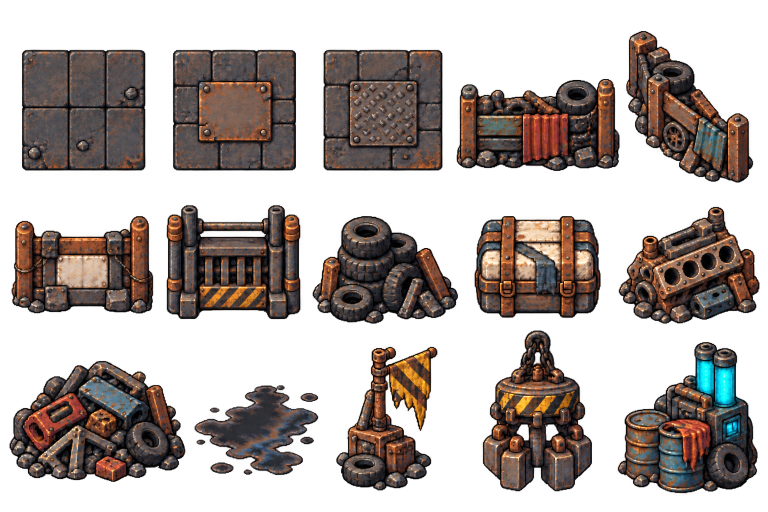
#> input picture assets-src/world/junkyard/concepts/junkyard-world-kit-selected.png, 1536 x 1024 px (shown at 1/2 size)
$ python build-junkyard-concept-assets.py ../../../assets-src/world/junkyard/concepts/junkyard-world-kit-selected.png
#> lines starting #> are read from the running program, lines starting #| are printed output that depends on the picture; after the words box and inside, x2 and y2 are one past the last pixel; in counts of white or black regions, pixels touching at a corner belong together
#!/usr/bin/env python3
"""Deterministically turn the selected Junkyard concept board into native assets.

external-production-importer: the checked-in selected raster is the art source;
this script owns its repeatable crop, native-size reduction, PNG metadata, and
editable Pixelorama packaging. It never regenerates or repaints the concept.
"""

from __future__ import annotations

import hashlib
import io
import json
import sys
import zipfile
from dataclasses import dataclass
from pathlib import Path

from PIL import Image, ImageEnhance, ImageFilter

ROOT = Path(__file__).resolve().parents[3]
MASTER = ROOT / "assets-src/world/junkyard/concepts/junkyard-world-kit-selected.png"
SELECTED_MASTER_SHA256 = "fafbd2d1663868f6f47e691108fc536555e0a2dcaf51ca52b652456a711e6dee"


@dataclass(frozen=True)
class Asset:
    name: str
    row: int
    column: int
    size: int
    fill: bool = False


ASSETS = (
    Asset("junkyard-floor-base", 0, 0, 32, True),
    Asset("junkyard-floor-patch-a", 0, 1, 32, True),
    Asset("junkyard-floor-patch-b", 0, 2, 32, True),
    Asset("junkyard-boundary-straight", 0, 3, 64),
    Asset("junkyard-boundary-corner", 0, 4, 64),
    Asset("junkyard-boundary-patch", 1, 0, 64),
    Asset("junkyard-boundary-gate", 1, 1, 64),
    Asset("prop-tyre-pile", 1, 2, 96),
    Asset("prop-crate", 1, 3, 96),
    Asset("prop-engine-block", 1, 4, 96),
    Asset("prop-scrap-heap", 2, 0, 96),
    Asset("prop-oil-stain", 2, 1, 96),
    Asset("prop-warning-sign", 2, 2, 96),
    Asset("landmark-hanging-press", 2, 3, 128),
    Asset("landmark-barrel-power-stack", 2, 4, 128),
)


def paths(asset: Asset) -> tuple[Path, Path, Path]:
    directory = ROOT / "public/assets/world" / asset.name
    source = ROOT / "assets-src/world" / asset.name / "source" / f"{asset.name}.pxo"
    return directory / f"{asset.name}.png", directory / f"{asset.name}.json", source


def trim(cell: Image.Image) -> Image.Image:
    alpha = cell.getchannel("A").point(lambda value: 255 if value > 16 else 0)
    bounds = alpha.getbbox()
    if bounds is None:
        raise RuntimeError("selected Junkyard concept contains an empty grid cell")
    return cell.crop(bounds)


def render(master: Image.Image, asset: Asset) -> Image.Image:
    left = round(asset.column * master.width / 5)
    right = round((asset.column + 1) * master.width / 5)
    top = round(asset.row * master.height / 3)
    bottom = round((asset.row + 1) * master.height / 3)
    cropped = trim(master.crop((left, top, right, bottom)))
    if asset.fill:
        # The concept shows a 3x3 material swatch. Runtime already repeats one
        # image per 32px world cell, so importing the whole swatch would create
        # nine tiny plates inside every gameplay tile. Select its central plate
        # to preserve authored material while keeping the arena quiet/readable.
        third_x = cropped.width // 3
        third_y = cropped.height // 3
        cropped = cropped.crop((third_x, third_y, cropped.width - third_x, cropped.height - third_y))
        output = cropped.resize((asset.size, asset.size), Image.Resampling.LANCZOS)
    else:
        margin = max(2, asset.size // 20)
        cropped.thumbnail((asset.size - margin * 2, asset.size - margin * 2), Image.Resampling.LANCZOS)
        output = Image.new("RGBA", (asset.size, asset.size))
        output.alpha_composite(cropped, ((asset.size - cropped.width) // 2, (asset.size - cropped.height) // 2))
    # Recover crisp material seams after the native-grid reduction without
    # inventing pixels or changing the selected silhouette.
    output = ImageEnhance.Contrast(output).enhance(1.04)
    return output.filter(ImageFilter.UnsharpMask(radius=0.65, percent=65, threshold=3))


def png_bytes(image: Image.Image) -> bytes:
    output = io.BytesIO()
    image.save(output, format="PNG", optimize=True, compress_level=9)
    return output.getvalue()


def metadata_bytes(asset: Asset) -> bytes:
    data = {
        "color_mode": 5,
        "current_frame": 0,
        "current_layer": 0,
        "export_directory_path": "",
        "export_file_format": 0,
        "export_file_name": asset.name,
        "fps": 8,
        "frames": [{"cels": [{"opacity": 1, "ui_color": "(0.0, 0.0, 0.0, 0.0)", "z_index": 0}], "duration": 1}],
        "layers": [{
            "animated_params": "{}", "blend_mode": 0, "clipping_mask": False,
            "effects": [], "locked": False, "name": "selected concept crop",
            "new_cels_linked": False, "opacity": 1, "parent": -1, "type": 0,
            "ui_color": "(0.0, 0.0, 0.0, 0.0)", "visible": True,
        }],
        "pixelorama_version": "v1.2-stable",
        "pxo_version": 7,
        "size_x": asset.size,
        "size_y": asset.size,
        "tags": [],
    }
    return json.dumps(data, separators=(",", ":"), sort_keys=True).encode()


def pxo_bytes(asset: Asset, image: Image.Image) -> bytes:
    output = io.BytesIO()
    with zipfile.ZipFile(output, "w", zipfile.ZIP_DEFLATED, compresslevel=9) as archive:
        for name, payload in (
            ("mimetype", b"application/x-pixelorama"),
            ("data.json", metadata_bytes(asset)),
            ("image_data/frames/1/layer_1", image.tobytes()),
        ):
            info = zipfile.ZipInfo(name, (2020, 1, 1, 0, 0, 0))
            info.compress_type = zipfile.ZIP_DEFLATED
            info.external_attr = 0o644 << 16
            archive.writestr(info, payload)
    return output.getvalue()


def main() -> None:
    check = "--check" in sys.argv
    actual = hashlib.sha256(MASTER.read_bytes()).hexdigest()
    if actual != SELECTED_MASTER_SHA256:
        raise SystemExit(
            "selected Junkyard master digest mismatch: "
            f"expected {SELECTED_MASTER_SHA256}, got {actual}"
        )
    master = Image.open(MASTER).convert("RGBA")
#> master is the input picture: PIL image 1536x1024 RGBA; mean R, G, B, A 71.5, 56.1, 48.9, 114.1
    failures: list[str] = []
    for asset in ASSETS:
        image = render(master, asset)
        export_path, metadata_path, source_path = paths(asset)
        expected = ((export_path, png_bytes(image)), (metadata_path, metadata_bytes(asset)), (source_path, pxo_bytes(asset, image)))
        for path, payload in expected:
            if check:
                if not path.exists() or path.read_bytes() != payload:
                    failures.append(str(path.relative_to(ROOT)))
            else:
                path.parent.mkdir(parents=True, exist_ok=True)
                path.write_bytes(payload)
#> this loop made 15 passes
#> pass 1, in trim, `alpha = cell.getchannel("A").point(lambda value: 255 if value > 16 els..`:
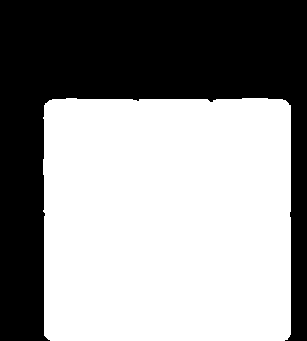
#> alpha: PIL image 307x341 L; 57% white; 1 black region, box (x1, y1, x2, y2) and area: (0, 0, 307, 341) 44965
#> pass 1, in render, `cropped = trim(master.crop((left, top, right, bottom)))`:
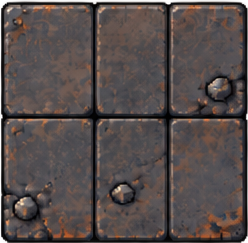
#> cropped: PIL image 248x243 RGBA; mean R, G, B, A 81.1, 71.7, 70.5, 248; transparent parts drawn white
#> pass 1, in render, `cropped = cropped.crop((third_x, third_y, cropped.width - third_x, cro..`:
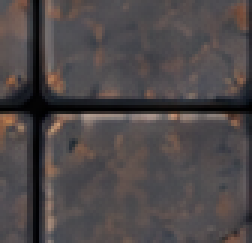
#> cropped: PIL image 84x81 RGBA (shown 3 times larger); mean R, G, B, A 77.3, 71.3, 72.1, 253; transparent parts drawn white
#> pass 1, in render, `output = cropped.resize((asset.size, asset.size), Image.Resampling.LAN..`:
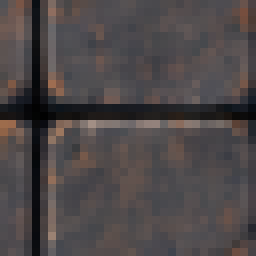
#> output: PIL image 32x32 RGBA (shown 8 times larger); mean R, G, B, A 76.6, 70.6, 71.3, 253; transparent parts drawn white
#> after the loop:
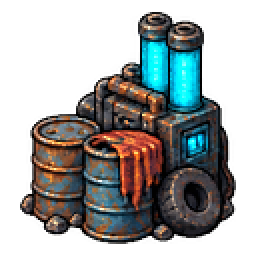
#> image: PIL image 128x128 RGBA (shown 2 times larger); mean R, G, B, A 35.2, 38.6, 37.7, 124.9; transparent parts drawn white
#> after the loop, failures = []
    if failures:
        raise SystemExit("Junkyard concept exports are out of date: " + ", ".join(failures))
    print(f"{'Checked' if check else 'Built'} {len(ASSETS)} Junkyard concept assets")


if __name__ == "__main__":
    main()
